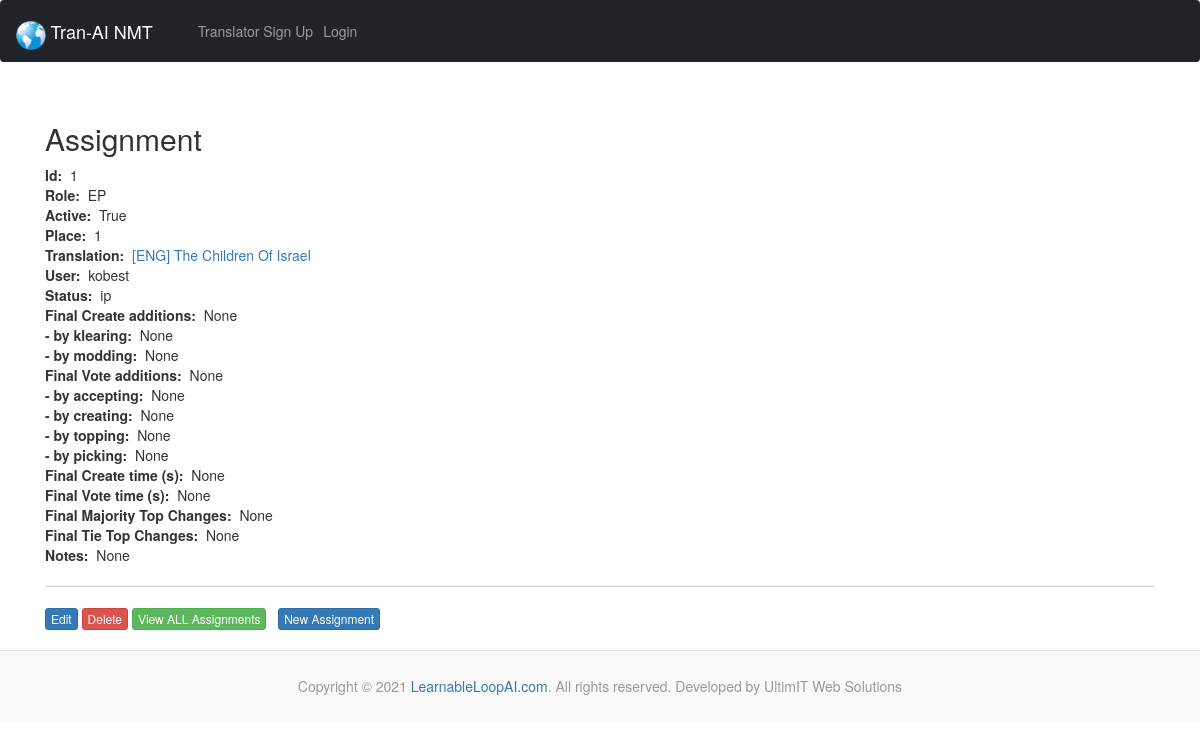
Page /assignments/1/ on the earlier database version.
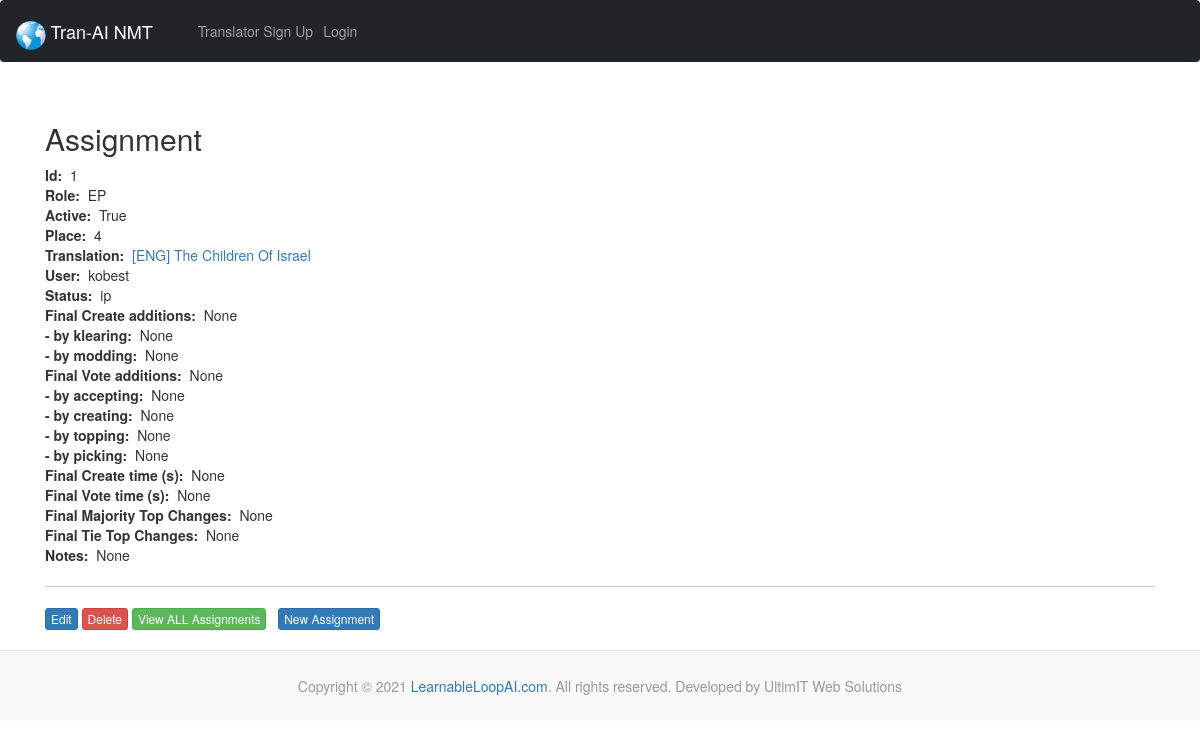
Same page on the later database version.
### todproof/models.py (models this page shows)
class Assignment(models.Model):
  class Role(models.TextChoices):
    EP = 'EP', _('English Provider (EP)')
    EE = 'EE', _('English Editor (EE)')
    NT = 'NT', _('No Translator (NT)')
    MT = 'MT', _('Machine Translator (MT)')
    HT = 'HT', _('Human Translator (HT)')
    TE = 'TE', _('Translation Editor (TE)')
    SE = 'SE', _('Scripture Editor (SE)')
    PE = 'PE', _('Poetry Editor (PE)')
    CE = 'CE', _('Chief Editor (CE)')
    LA = 'LA', _('Language Administrator (LA)')
  class Status(models.TextChoices):
    ip = 'ip', _('In Process (ip)')
    cd = 'cd', _('Completed (cd)')
    te = 'te', _('TE editing (te)')
    ce = 'ce', _('CE editing (ce)')
    qe = 'qe', _('QE editing (qe)')
    pg = 'pg', _('Publishing (pg)')
    pd = 'pd', _('Published (pd)')
    pr = 'pr', _('Pruned (pr)')
  translation = models.ForeignKey(Translation, blank=False, null=False, on_delete=models.DO_NOTHING, related_name='assignments')
  user = models.ForeignKey(settings.AUTH_USER_MODEL, blank=False, null=False, on_delete=models.DO_NOTHING, related_name='assignments') #for accounts app
  role = models.CharField('Role', max_length=2, validators=[MinLengthValidator(2), MaxLengthValidator(2)], choices=Role.choices, default=Role.TE, blank=False, null=False,)
  active = models.BooleanField('Active', default=False)
  place = models.IntegerField('Place', default=1, validators=[MinValueValidator(1)], blank=False, null=False,)
  context = models.IntegerField('Context', default=0, validators=[MinValueValidator(0), MinValueValidator(10)], blank=False, null=False,)
  ci = models.BooleanField('Content imported', default=False)
  status = models.CharField('Status', max_length=2, validators=[MinLengthValidator(2), MaxLengthValidator(2)], choices=Status.choices, default=Status.ip, blank=False, null=False,)
  ccs = models.IntegerField('Final Create additions', blank=True, null=True,)
  ccs_k = models.IntegerField('- by klearing', blank=True, null=True,)
  ccs_m = models.IntegerField('- by modding', blank=True, null=True,)
  vcs = models.IntegerField('Final Vote additions', blank=True, null=True,)
  vcs_a = models.IntegerField('- by accepting', blank=True, null=True,)
  vcs_c = models.IntegerField('- by creating', blank=True, null=True,)
  vcs_t = models.IntegerField('- by topping', blank=True, null=True,)
  vcs_p = models.IntegerField('- by picking', blank=True, null=True,)
  ct = models.IntegerField('Final Create time (s)', blank=True, null=True,)
  vt = models.IntegerField('Final Vote time (s)', blank=True, null=True,)
  majtes = models.IntegerField('Final Majority Top Changes', blank=True, null=True,)
  tietes = models.IntegerField('Final Tie Top Changes', blank=True, null=True,)
  notes = models.CharField('Notes', max_length=200, blank=True, null=True,)
  def __str__(self):
    return f"[{self.translation.lan} {self.translation.blkc}.{self.translation.subc}.{self.translation.senc}.{self.translation.xcrip}] {self.translation.message.descriptor} {self.translation.message.title} ({self.translation.version}) ({self.role}) {self.user.username} {self.place}"

class Translation(models.Model):
  class Transcription(models.TextChoices):
    ANDES = 'A', _('Andes')
    MAMALIS = 'M', _('Mamalis')
  lan = models.CharField('Language', max_length=3)
  tran_title = models.CharField('Translated title', max_length=70)
  descrip = models.TextField('Description', blank=True, null=True, max_length=500)
  blkc = models.IntegerField('Block count')
  subc = models.IntegerField('Sub-block count')
  senc = models.IntegerField('Sentence count')
  xcrip = models.CharField('Transcription', max_length=1, choices=Transcription.choices, default=Transcription.ANDES, blank=False,)
  li = models.BooleanField('Lookup imported (eng) / translate contributions randomized (oth)')
  pubdate = models.DateField('Publication date', default=datetime.date.today)
  version = models.CharField('Version', max_length=20)
  message = models.ForeignKey(Message, blank=True, null=True, on_delete=models.CASCADE, related_name='translations')
  eng_tran = models.ForeignKey('self', blank=True, null=True, on_delete=models.CASCADE,)
  def __str__(self):
    return self.tran_title

### accounts/models.py (models this page shows)
class CustomUser(AbstractBaseUser, PermissionsMixin):
    email = models.EmailField(_('email address'), unique=True)
    username = models.CharField(_('username'), max_length=6, default='')
    admin = models.BooleanField(default=False)
    is_staff = models.BooleanField(default=False)
    is_active = models.BooleanField(default=True)
    created_at = models.DateTimeField(default=timezone.now)
    cur_assign = models.ForeignKey(Assignment, blank=True, null=True, on_delete=models.CASCADE)
    USERNAME_FIELD = 'email'
    REQUIRED_FIELDS = []
    objects = CustomUserManager()
    def __str__(self):
        return self.username

### todproof/views.py (the view)
# urls.py: path('assignments/<assignment_id>/', views.show_assignment, name='show-assignment'),
def show_assignment(request, assignment_id):
  assignment = Assignment.objects.get(pk=assignment_id)
  return render(request, 'todproof/show_assignment.html', {'assignment': assignment})

### todproof/templates/todproof/show_assignment.html (shortened to what this page needs)
{% extends 'todproof/base.html' %}
{% block content %}
  <h2>Assignment</h2>
  <strong>Id:</strong>&nbsp;&nbsp;{{ assignment.id }}<br>
  <strong>Role:</strong>&nbsp;&nbsp;{{ assignment.role }}<br>
  <strong>Active:</strong>&nbsp;&nbsp;{{ assignment.active }}<br>
  <strong>Place:</strong>&nbsp;&nbsp;{{ assignment.place }}<br>
  <strong>Translation:</strong>&nbsp;&nbsp;<a href="{% url 'show-translation' assignment.translation.message.id assignment.translation.id %}">{{ assignment.translation }}</a><br>
  <strong>User:</strong>&nbsp;&nbsp;{{ assignment.user }}<br>
  <strong>Status:</strong>&nbsp;&nbsp;{{ assignment.status }}<br>
  <strong>Final Create additions:</strong>&nbsp;&nbsp;{{ assignment.ccs }}<br>
  <strong>- by klearing:</strong>&nbsp;&nbsp;{{ assignment.ccs_k }}<br>
  <strong>- by modding:</strong>&nbsp;&nbsp;{{ assignment.ccs_m }}<br>
  <strong>Final Vote additions:</strong>&nbsp;&nbsp;{{ assignment.vcs }}<br>
  <strong>- by accepting:</strong>&nbsp;&nbsp;{{ assignment.vcs_a }}<br>
  <strong>- by creating:</strong>&nbsp;&nbsp;{{ assignment.vcs_c }}<br>
  <strong>- by topping:</strong>&nbsp;&nbsp;{{ assignment.vcs_t }}<br>
  <strong>- by picking:</strong>&nbsp;&nbsp;{{ assignment.vcs_p }}<br>
  <strong>Final Create time (s):</strong>&nbsp;&nbsp;{{ assignment.ct }}<br>
  <strong>Final Vote time (s):</strong>&nbsp;&nbsp;{{ assignment.vt }}<br>
  <strong>Final Majority Top Changes:</strong>&nbsp;&nbsp;{{ assignment.majtes }}<br>
  <strong>Final Tie Top Changes:</strong>&nbsp;&nbsp;{{ assignment.tietes }}<br>
  <strong>Notes:</strong>&nbsp;&nbsp;{{ assignment.notes }}<br>
  <hr>
  <a class="btn btn-xs btn-primary" href="{% url 'update-assignment' assignment.id %}">Edit</a>
  <a class="btn btn-xs btn-danger" href="{% url 'delete-assignment' assignment.id %}">Delete</a>
  <a class="btn btn-xs btn-success" href="{% url 'index-assignments' %}">View ALL Assignments</a>
  <a class="btn btn-xs btn-primary" href="{% url 'create-assignment' %}">New Assignment</a>
{% endblock %}

Differences in the rows shown:
changed Assignment "EP": place "1" → "4"
